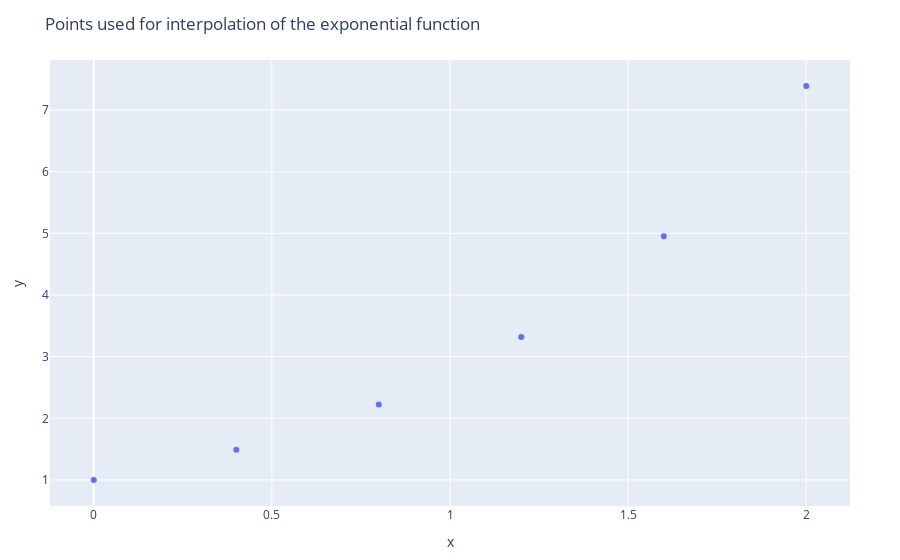

The cell this chart's notebook holds for it:
### Markdown cell above
<b> Example for $y(x)=e^x$: </b> Generate 6 equidistant points $(x_1=0,\dots,x_6=2)$ with grid size $h=0.4$ within $[0,2]$, and evaluate $y_i=y(x_i)$. Then we can sse these points $(x_i,y_i), i=1,\dots,6$ to interpolate the values on all remaining poinits in $[0,2]$.

### Code cell
#Generate 6 points used for interpolation of y(x)=e^(x)
xs = 0:0.4:2.0
A = exp.(xs);

#Plot points
using Plotly

#Specify layout
layout = Layout(title="Points used for interpolation of the exponential function",

                   xaxis_title="x",

                   yaxis_title="y")

plot(xs,A, type="scatter2d", mode="markers", layout)

### Figure 1 — Plotly figure (JSON) as saved in the notebook; plotly's stock layout.template omitted (floating-point values rounded to 4 significant figures)
{"data": [{"mode": "markers", "type": "scatter2d", "x": [0, 0.4, 0.8, 1.2, 1.6, 2], "y": [1, 1.492, 2.226, 3.32, 4.953, 7.389]}], "layout": {"margin": {"b": 50, "l": 50, "r": 50, "t": 60}, "title": "Points used for interpolation of the exponential function", "xaxis": {"title": {"text": "x"}}, "yaxis": {"title": {"text": "y"}}}}
